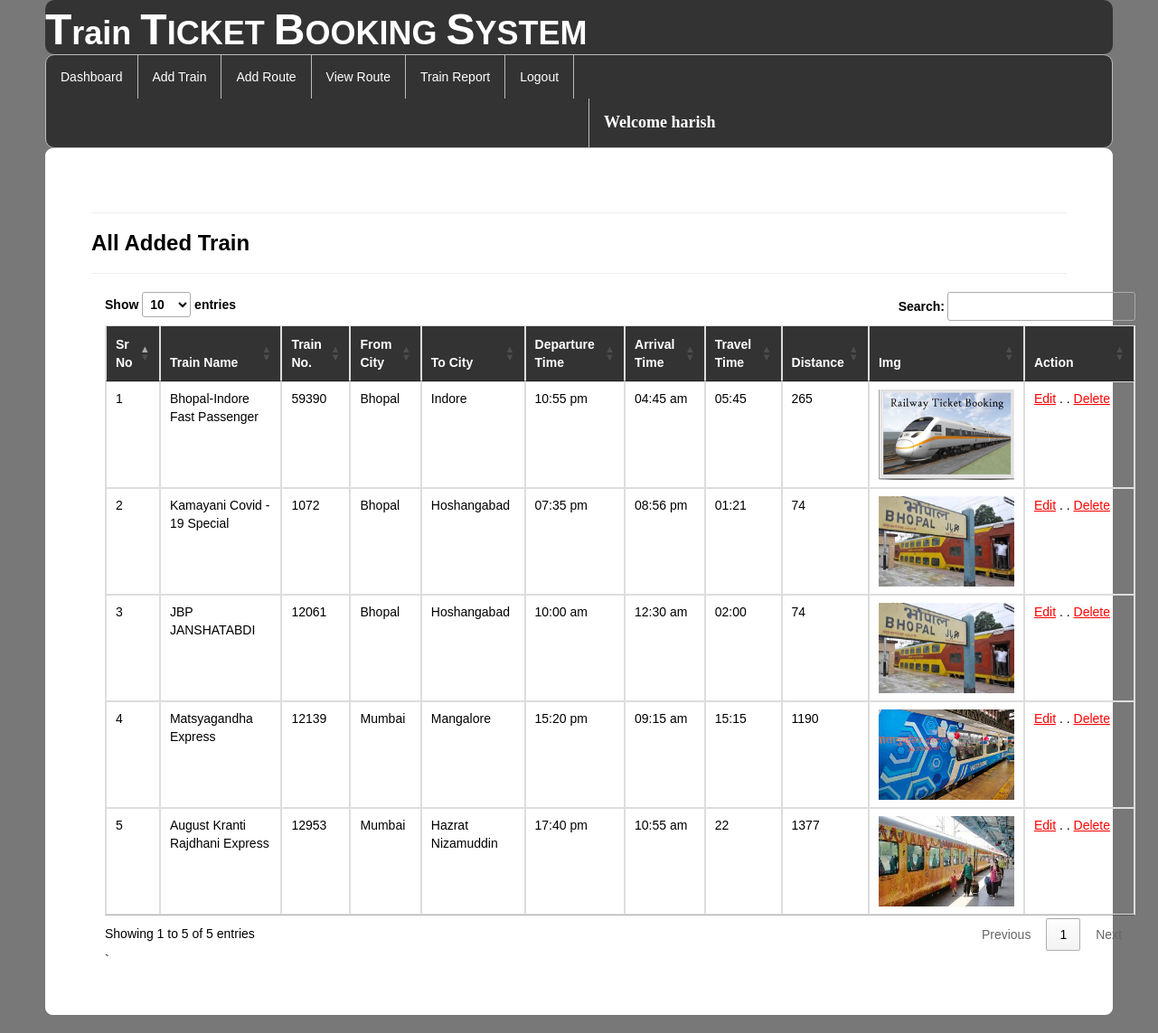
The app's page /viewtrain/ (signed in) with its own data.
### railway/models.py (models this page shows, shortened)
class Add_Train(models.Model):
    trainname = models.CharField(max_length=30,null=True)
    train_no = models.IntegerField(null=True)
    from_city = models.CharField(max_length=30,null=True)
    to_city = models.CharField(max_length=30,null=True)
    departuretime=models.CharField(max_length=30,null=True)
    arrivaltime=models.CharField(max_length=30,null=True)
    trevaltime=models.CharField(max_length=100,null=True)
    distance=models.IntegerField(null=True)
    img=models.FileField(null=True)

### railway/views.py (the view)
# urls.py: path('viewtrain/', view_train, name="view_train"),
def view_train(request):
    if not request.user.is_authenticated:
        return redirect('login')
    data=Add_Train.objects.all()
    d={"data":data}
    return render(request,"view_train.html",d)

### railway/templates/view_train.html (shortened to what this page needs)
{% extends 'navigation3.html' %}
{% load static %}
{% block b %}
<div style="color:Black;border:1px solid white;border-radius:8px;background-color:white;padding:50px">
<hr><h3><strong>All Added Train</strong></h3><hr>
    <div class="container">
<table class="noteCard table table-bordered" id="myTable">
  <thead style="color:white;background-color:#333">
  <tr>
    <th>Sr No</th>
    <th>Train Name</th>
      <th>Train No.</th>
      <th>From City</th>
    <th>To City</th>
    <th>Departure Time</th>
       <th>Arrival Time</th>
    <th>Travel Time</th>
    <th>Distance</th>
    <th>Img</th>
    <th>Action</th>
  </tr>
  </thead>
   <tbody>
    {% for i in data %}
  <tr>
    <td>{{forloop.counter}}</td>
    <td>{{i.trainname}}</td>
    <td>{{i.train_no}}</td>
      <td>{{i.from_city}}</td>
      <td>{{i.to_city}}</td>
      <td>{{i.departuretime}}</td>
      <td>{{i.arrivaltime}}</td>
      <td>{{i.trevaltime}}</td>
      <td>{{i.distance}}</td>
      <td><img  src="{{i.img.url}}" style="width:150px;height:100px"></td>
    <td style="width:100px"><a href="{% url 'edittrain' i.id %}" style="color:red"><u>Edit</u></a>  . .
   <a href="{% url 'delete' i.id %}" style="color:red"><u>Delete</u></a></td>
  </tr>
    {% endfor %}
    </tbody>
</table>`
 </div>
</div>
{% endblock %}

### railway/templates/navigation3.html (shortened to what this page needs)
{% extends 'head.html' %}
{% load static %}
{% block body %}
<link rel = stylesheet href = "//cdn.datatables.net/1.10.19/css/jquery.dataTables.min.css">
<ul class="id2">
  <li id="id1"><a href="{% url 'admindashboard' %}">Dashboard</a></li>
  <li id="id1"><a href="{% url 'add_train' %}">Add Train</a></li>
  <li id="id1"><a href="{% url 'add_route' %}">Add Route</a></li>
  <li id="id1"><a href="{% url 'availableroute' %}">View Route</a></li>
  <li id="id1"><a href="{% url 'view_train'%}">Train Report</a></li>
  <li id="id1"><a href="{% url 'log_out' %}">Logout</a></li>
      <li id="id2" style="margin-left:600px"><a href="" style="color:white"><strong style="font-size:18px;font-family:cursive">Welcome {{request.user.username}}</strong></a></li>
</ul>
{% block b %}
{% endblock %}
{% endblock %}

### railway/templates/head.html (shortened to what this page needs)
<!DOCTYPE html>
<html lang="en">
<head>
  <link rel="stylesheet" href="https://maxcdn.bootstrapcdn.com/bootstrap/3.4.1/css/bootstrap.min.css">
</head>
<body style="background-color:hsl(0, 0%, 47%);margin-left:50px;margin-right:50px;margin-bottom:20px">
    <h1 style="background-color: #333;border-radius:10px;"><strong><font size="16">T</font>rain <font size="16">T</font>ICKET <font size="16">B</font>OOKING <font size="16">S</font>YSTEM
    </strong></h1>
</body>
{% block body %}
{% endblock %}
</html>

### railway/templates/head.html (style rules this page uses)
h1 { margin:0px;padding-top:7px;padding-buttom:7px;color:white; }

### railway/templates/navigation3.html (style rules this page uses)
.id2 { list-style-type: none; margin: 0; padding: 0; overflow: hidden; background-color: #333; border-radius:10px; border:1px solid #bbb; }
#id1 { float: left; border-right:1px solid #bbb; }
#id2 { float: left; border-left:1px solid #bbb; }
li:last-child { border-right: none; }
li a { display: block; color: white; text-align: center; padding: 14px 16px; text-decoration: none; }
body { font-family: Arial, Helvetica, sans-serif; }

### records on screen
Add_Train: trainname "Bhopal-Indore Fast Passenger", train_no "59390", from_city "Bhopal", to_city "Indore", departuretime "10:55 pm", arrivaltime "04:45 am", trevaltime "05:45", distance "265", img (picture)
Add_Train: trainname "Kamayani Covid - 19 Special", train_no "1072", from_city "Bhopal", to_city "Hoshangabad", departuretime "07:35 pm", arrivaltime "08:56 pm", trevaltime "01:21", distance "74", img (picture)
Add_Train: trainname "JBP JANSHATABDI", train_no "12061", from_city "Bhopal", to_city "Hoshangabad", departuretime "10:00 am", arrivaltime "12:30 am", trevaltime "02:00", distance "74", img (picture)
Add_Train: trainname "Matsyagandha Express", train_no "12139", from_city "Mumbai", to_city "Mangalore", departuretime "15:20 pm", arrivaltime "09:15 am", trevaltime "15:15", distance "1190", img (picture)
Add_Train: trainname "August Kranti Rajdhani Express", train_no "12953", from_city "Mumbai", to_city "Hazrat Nizamuddin", departuretime "17:40 pm", arrivaltime "10:55 am", trevaltime "22", distance "1377", img (picture)

### other values on screen
{{ request.user.username }} "harish"
